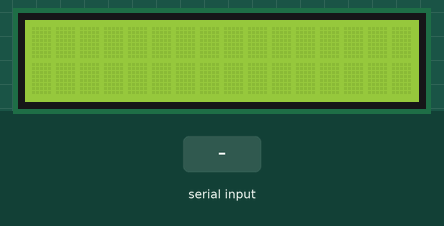
Bench run of a sketch on a simulated TI MSP430 LaunchPad. Shown: 16×2 character LCD. The test bench sets the inputs (shaded band).

Above: at 1.2 s.
1.3 s: "1" received over Serial
At 2.0 s:
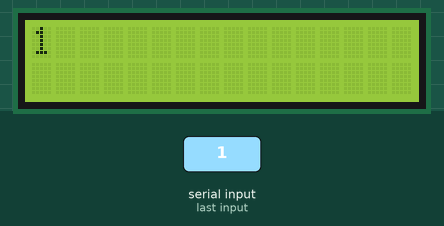
2.9 s: "0" received over Serial
At 3.3 s:
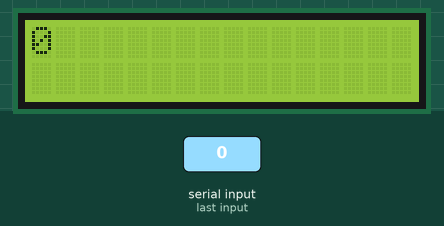
4.5 s: "2" received over Serial
At 5.7 s:
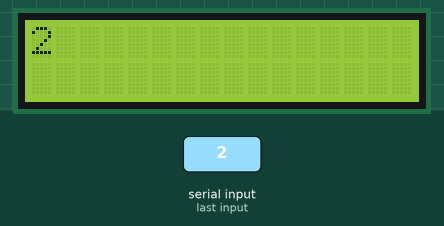
Timing chart, 0 to 7.5 s (numbered marks = the images above; inputs shaded):
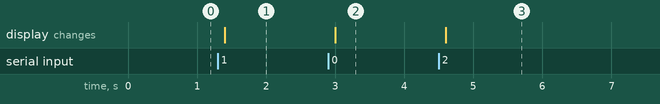

Measured:
- after the input at 1.3 s, the display: changes after 0.10 s (image 1)
- after the input at 2.9 s, the display: changes after 0.10 s (image 2)
- after the input at 4.5 s, the display: changes after 0.10 s (image 3)

The sketch:

SerialDisplay.ino
```cpp
// include the library code:
#include <LiquidCrystal.h>

// initialize the library with the numbers of the interface pins
LiquidCrystal lcd(P2_0, P2_1, P2_2, P2_3, P2_4, P2_5);

void setup(){
    // set up the LCD's number of columns and rows:
  lcd.begin(16, 2);
  // initialize the serial communications:
  Serial.begin(9600);
}

void loop()
{
  // when characters arrive over the serial port...
  if (Serial.available()) {
    // wait a bit for the entire message to arrive
    delay(100);
    // clear the screen
    lcd.clear();
    // read all the available characters
    while (Serial.available() > 0) {
      // display each character to the LCD
      lcd.write(Serial.read());
    }
  }
}
```
